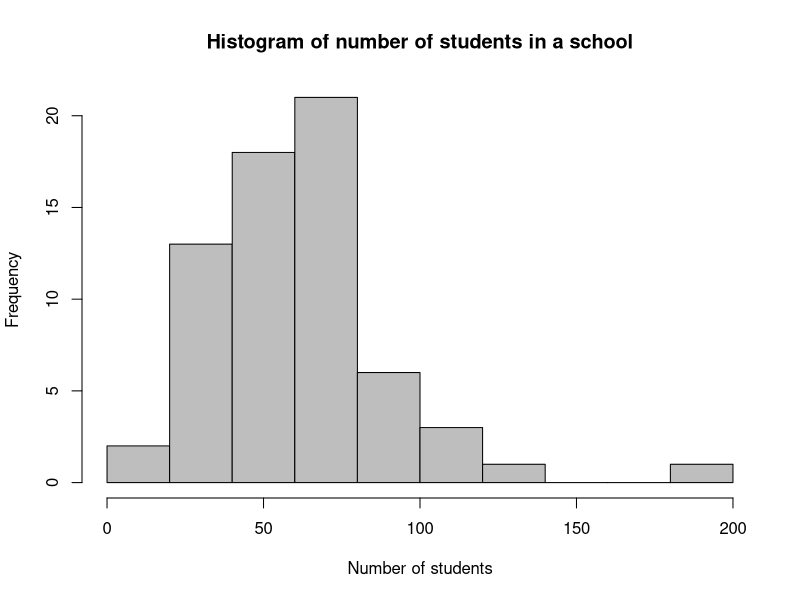
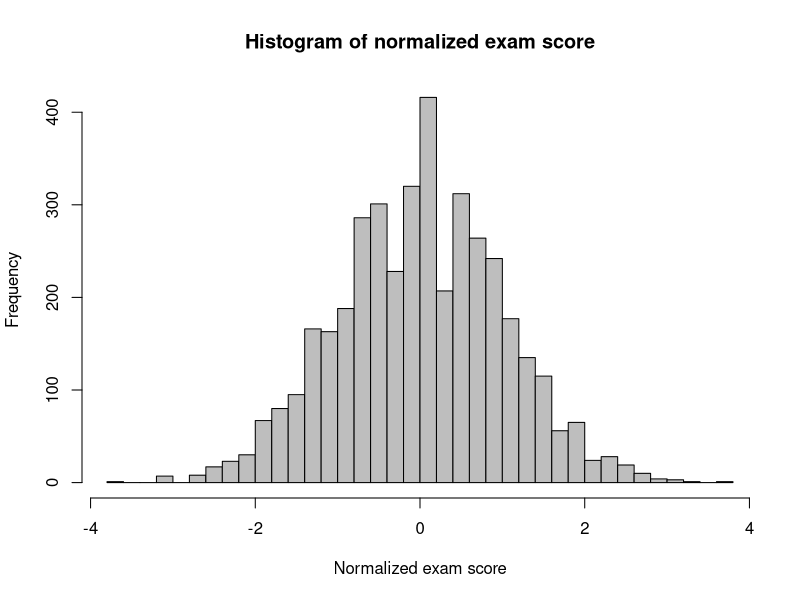
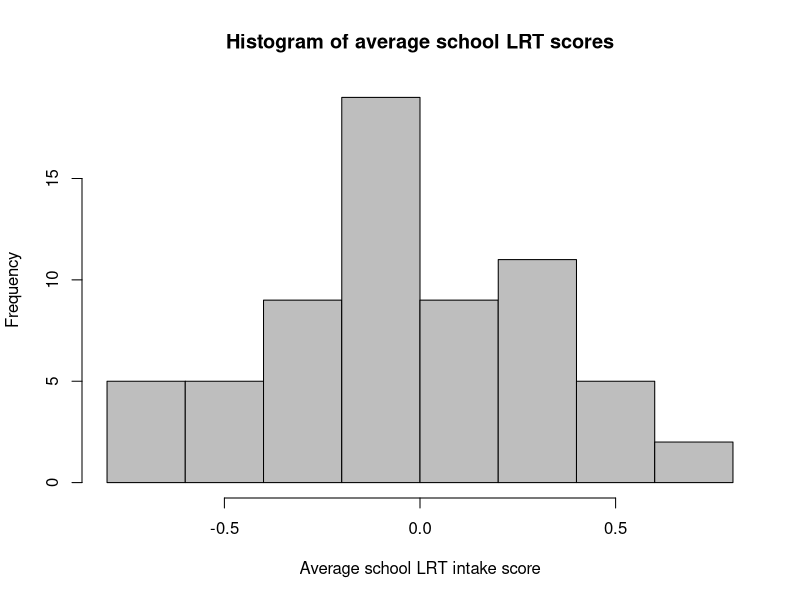
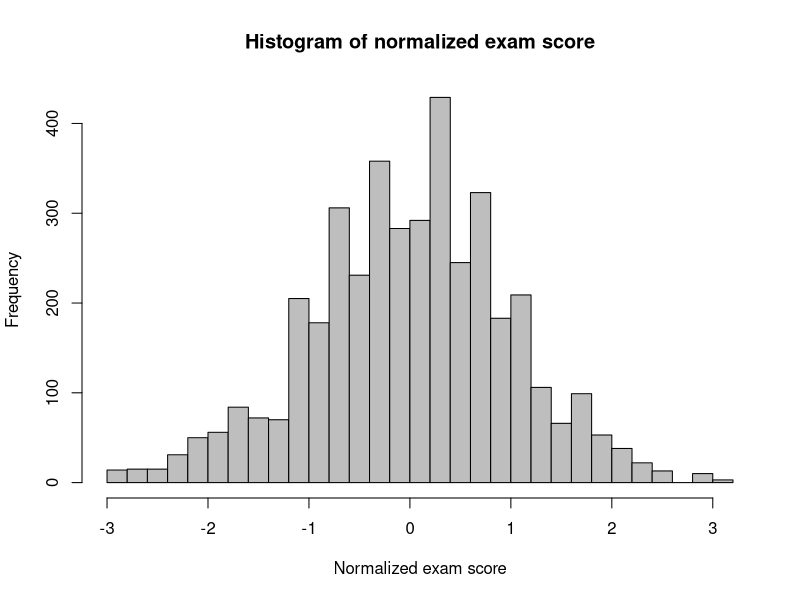

These charts were generated, in order, by the following R code:
# Author: Patrick Sheehan
# Purpose: Extension of Goldstein et al. (1993)     
# Input: None
# Output(s): Histograms and tables (for factor variables)

require(mlmRev) # Require data package
data("Exam", package = "mlmRev") # Get the data
# Get the number of students in each school
student.counts <- sapply(unique(Exam$school), function(x) sum(Exam$school == x))
# Get the school average LRT intake score
if(length(unique(Exam$school)) == length(unique(Exam$schavg)))
  school.LRT <- unique(Exam$schavg) # if each school has a unique avg LRT score
pdf("histogram_%d.pdf", onefile=FALSE)
hist(student.counts,
     breaks="Scott",
     main="Histogram of number of students in a school",
     xlab="Number of students",
     col="gray")
hist(Exam$normexam,
     breaks="Scott",
     main="Histogram of normalized exam score",
     xlab="Normalized exam score",
     col="gray")
hist(school.LRT,
     breaks="Scott",
     main="Histogram of average school LRT scores",
     xlab="Average school LRT intake score",
     col="gray")
hist(Exam$standLRT,
     breaks="Scott",
     main="Histogram of normalized exam score",
     xlab="Normalized exam score",
     col="gray")
dev.off()

# Now get the table values
school.gender <- table(Exam$schgend)
student.VR <- table(Exam$vr)
student.LRT <- table(Exam$intake)
student.gender <- table(Exam$sex)
school.type <- table(Exam$type)
